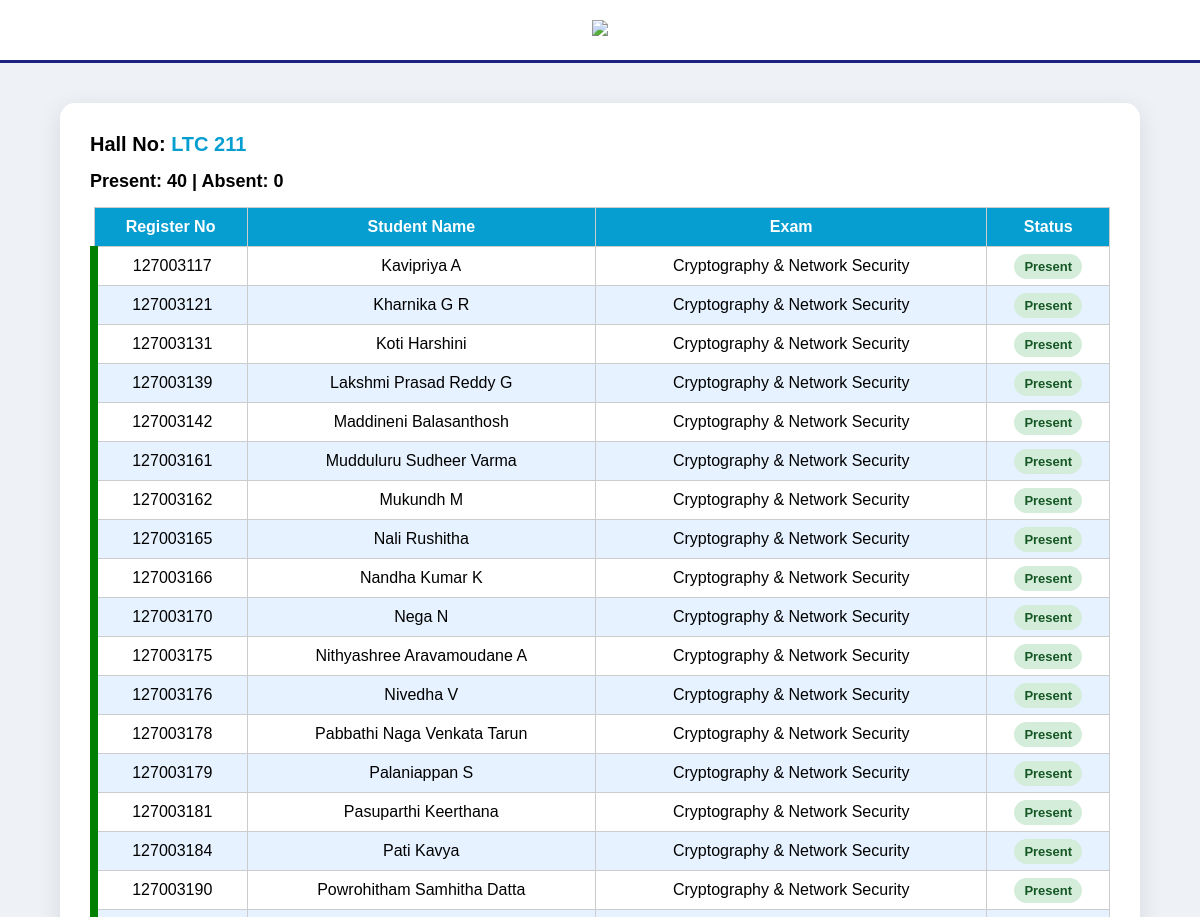
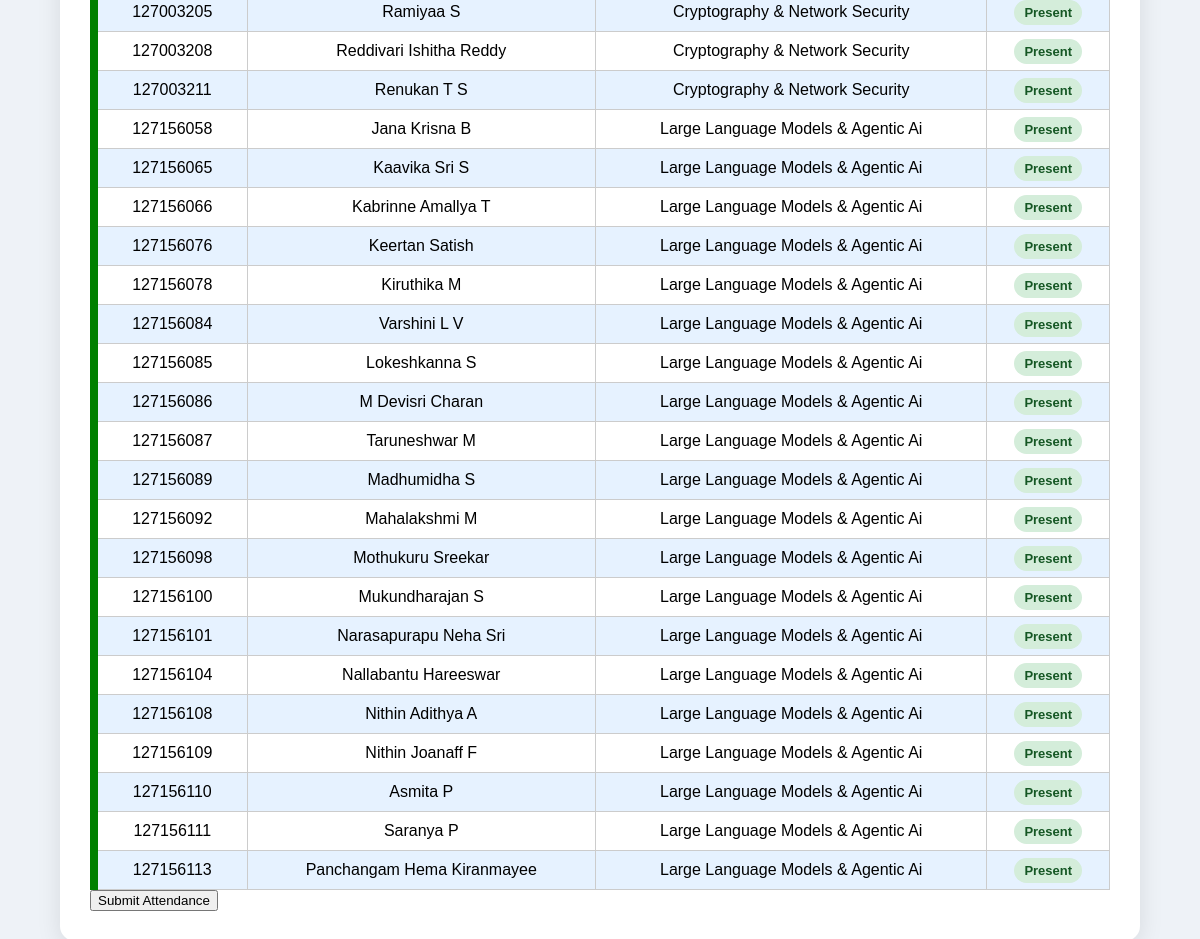
Page /take-attendance/LTC 211/ (signed in) on the committed database (2 pictures, top to bottom).
### exam/models.py (models this page shows, shortened)
class Hall(models.Model):
    hall_no = models.CharField(max_length=20, unique=True)

class Student(models.Model):
    reg_no = models.CharField(max_length=20)
    name = models.CharField(max_length=100)
    year = models.ForeignKey(Year, on_delete=models.CASCADE)
    branch = models.ForeignKey(Branch, on_delete=models.CASCADE)
    section = models.ForeignKey(Section, on_delete=models.CASCADE)
    exam = models.ForeignKey(Exam, on_delete=models.CASCADE)
    hall = models.ForeignKey(Hall, on_delete=models.CASCADE)
    class Meta:
        ordering = ['reg_no']

class Exam(models.Model):
    SESSION_CHOICES = [
        ('Session 1', 'Session 1'),
        ('Session 2', 'Session 2'),
        ('Session 3', 'Session 3'),
        ('Session 4', 'Session 4'),
    ]
    subject = models.CharField(max_length=100)
    date = models.DateField()
    session = models.CharField(max_length=20, choices=SESSION_CHOICES)
    start_time = models.TimeField(null=True, blank=True)

### exam/views.py (the view, shortened to what this page needs)
# urls.py: path('take-attendance/<str:hall_no>/', views.takeAttendance, name='takeAttendance'),
@login_required
def takeAttendance(request, hall_no):
    hall = get_object_or_404(Hall, hall_no=hall_no)
    students_qs = Student.objects.filter(hall=hall)
    if not students_qs.exists():
        return render(request, 'exam/takeAttendance.html', {
            'students': [],
            'hall': hall,
            'is_locked': False
        })
    exam = students_qs.first().exam
    if exam.start_time:
        exam_datetime = datetime.combine(exam.date, exam.start_time)
        exam_datetime = timezone.make_aware(exam_datetime)
        lock_time = exam_datetime + timedelta(minutes=30)
        is_locked = timezone.now() > lock_time
    else:
        is_locked = False
    if is_locked:
        return render(request, 'exam/attendance_locked.html', {
            'hall': hall,
            'exam': exam
        })
    existing = Attendance.objects.filter(student__in=students_qs)
    attendance_map = {
        record.student_id: record.status
        for record in existing
    }
    students = []
    for s in students_qs:
        students.append({
            "id": s.id,
            "reg_no": s.reg_no,
            "name": s.name,
            "exam": s.exam.subject,
            "status": attendance_map.get(s.id, "Present")
        })
    return render(request, 'exam/takeAttendance.html', {
        'students': students,
        'hall': hall,
        'is_locked': is_locked
    })

### exam/templates/exam/takeAttendance.html (shortened to what this page needs)
<!DOCTYPE html>
<html>
<head>
</head>
<body>
<div class="header">
	<img style="width:500px;" src="https://webstream.sastra.edu/sastrapwi/images/SASTRA-New-Logo.png">
    </div>
<div class="container">
    <div class="hall-title">
        Hall No: <span style="color:#069ed1;">{{ hall.hall_no }}</span>
    </div>
    <div class="count-box">
        Present: <span id="presentCount">0</span> |
        Absent: <span id="absentCount">0</span>
    </div>
    <form method="post">
        <table>
            <tr>
                <th>Register No</th>
                <th>Student Name</th>
                <th>Exam</th>
                <th>Status</th>
            </tr>
            {% for student in students %}
            <tr class="{% if student.status == 'Absent' %}absent{% else %}present{% endif %}"
                onclick="toggleStatus('{{ student.reg_no }}', this)">
                <td>{{ student.reg_no }}</td>
                <td>{{ student.name }}</td>
                <td>{{ student.exam }}</td>
                <td id="status_text_{{ student.reg_no }}">
                    <span class="status-pill {% if student.status == 'Absent' %}absent-pill{% else %}present-pill{% endif %}">
                        {{ student.status }}
                    </span>
                </td>
            </tr>
            {% endfor %}
        </table>
        {% if not is_locked %}
    		<button type="submit">Submit Attendance</button>
	{% else %}
    		<button disabled style="background:grey;">Attendance Locked</button>
	{% endif %}
    </form>
</div>
</body>
</html>

### exam/templates/exam/takeAttendance.html (style rules this page uses)
body { margin: 0; font-family: Arial, Helvetica, sans-serif; background: #eef2f7; }
.header { background: white; text-align: center; padding: 20px 0; border-bottom: 3px solid #1a237e; position: relative; }
.container { width: 85%; margin: 40px auto; background: white; padding: 30px; border-radius: 15px; box-shadow: 0px 6px 25px rgba(0,0,0,0.1); }
.hall-title { font-size: 20px; font-weight: bold; margin-bottom: 15px; }
.count-box { margin: 15px 0; font-size: 18px; font-weight: bold; }
table { width: 100%; border-collapse: collapse; }
th, td { border: 1px solid #ccc; padding: 10px; text-align: center; }
th { background-color: #069ed1; color: white; }
tr:nth-child(odd) { background-color: #e6f2ff; }
tr:nth-child(even) { background-color: white; }
tr.present { border-left: 8px solid green; }
.status-pill { padding: 5px 10px; border-radius: 15px; font-size: 13px; font-weight: bold; }
.present-pill { background: #d4edda; color: #155724; }

### rows in the picture
Hall: hall_no "LTC 211"
Student: reg_no "127003117", name "Kavipriya A"
Exam: exam "Cryptography & Network Security" "Cryptography & Network Security" "Cryptography & Network Security" "Cryptography & Network Security" "Cryptography & Network Security" "Cryptography & Network Security" "Cryptography & Network Security" "Cryptography & Network Security" "Cryptography & Network Security" "Cryptography & Network Security" "Cryptography & Network Security" "Cryptography & Network Security" "Cryptography & Network Security" "Cryptography & Network Security" "Cryptography & Network Security" "Cryptography & Network Security" "Cryptography & Network Security" "Cryptography & Network Security" "Cryptography & Network Security" "Cryptography & Network Security"
Student: reg_no "127003121", name "Kharnika G R"
Student: reg_no "127003131", name "Koti Harshini"
Student: reg_no "127003139", name "Lakshmi Prasad Reddy G"
Student: reg_no "127003142", name "Maddineni Balasanthosh"
Student: reg_no "127003161", name "Mudduluru Sudheer Varma"
Student: reg_no "127003162", name "Mukundh M"
Student: reg_no "127003165", name "Nali Rushitha"
Student: reg_no "127003166", name "Nandha Kumar K"
Student: reg_no "127003170", name "Nega N"
Student: reg_no "127003175", name "Nithyashree Aravamoudane A"
Student: reg_no "127003176", name "Nivedha V"
Student: reg_no "127003178", name "Pabbathi Naga Venkata Tarun"
Student: reg_no "127003179", name "Palaniappan S"
Student: reg_no "127003181", name "Pasuparthi Keerthana"
Student: reg_no "127003184", name "Pati Kavya"
Student: reg_no "127003190", name "Powrohitham Samhitha Datta"
Student: reg_no "127003205", name "Ramiyaa S"
Student: reg_no "127003208", name "Reddivari Ishitha Reddy"
Student: reg_no "127003211", name "Renukan T S"
Student: reg_no "127156058", name "Jana Krisna B"
Exam: exam "Large Language Models & Agentic Ai" "Large Language Models & Agentic Ai" "Large Language Models & Agentic Ai" "Large Language Models & Agentic Ai" "Large Language Models & Agentic Ai" "Large Language Models & Agentic Ai" "Large Language Models & Agentic Ai" "Large Language Models & Agentic Ai" "Large Language Models & Agentic Ai" "Large Language Models & Agentic Ai" "Large Language Models & Agentic Ai" "Large Language Models & Agentic Ai" "Large Language Models & Agentic Ai" "Large Language Models & Agentic Ai" "Large Language Models & Agentic Ai" "Large Language Models & Agentic Ai" "Large Language Models & Agentic Ai" "Large Language Models & Agentic Ai" "Large Language Models & Agentic Ai" "Large Language Models & Agentic Ai"
Student: reg_no "127156065", name "Kaavika Sri S"
Student: reg_no "127156066", name "Kabrinne Amallya T"
Student: reg_no "127156076", name "Keertan Satish"
Student: reg_no "127156078", name "Kiruthika M"
Student: reg_no "127156084", name "Varshini L V"
Student: reg_no "127156085", name "Lokeshkanna S"
Student: reg_no "127156086", name "M Devisri Charan"
Student: reg_no "127156087", name "Taruneshwar M"
Student: reg_no "127156089", name "Madhumidha S"
Student: reg_no "127156092", name "Mahalakshmi M"
Student: reg_no "127156098", name "Mothukuru Sreekar"
Student: reg_no "127156100", name "Mukundharajan S"
Student: reg_no "127156101", name "Narasapurapu Neha Sri"
Student: reg_no "127156104", name "Nallabantu Hareeswar"
Student: reg_no "127156108", name "Nithin Adithya A"
Student: reg_no "127156109", name "Nithin Joanaff F"
Student: reg_no "127156110", name "Asmita P"
Student: reg_no "127156111", name "Saranya P"
Student: reg_no "127156113", name "Panchangam Hema Kiranmayee"

### other values in the picture
{{ student.status }} "Present" "Present" "Present" "Present" "Present" "Present" "Present" "Present" "Present" "Present" "Present" "Present" "Present" "Present" "Present" "Present" "Present" "Present" "Present" "Present" "Present" "Present" "Present" "Present" "Present" "Present" "Present" "Present" "Present" "Present" "Present" "Present" "Present" "Present" "Present" "Present" "Present" "Present" "Present" "Present"
